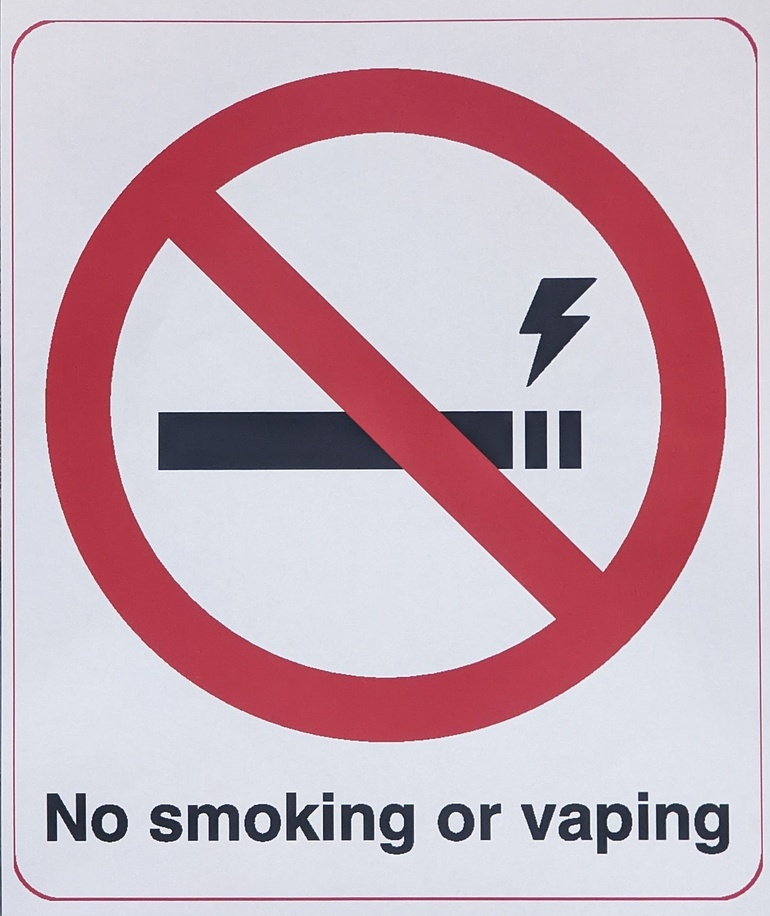
#> input picture ml/img/normalisation/gold standard.jpg, 770 x 916 px, shrunk from 1990 x 2366 before the run, found by its file name
$ jupyter execute normalisation.ipynb
#> lines starting #> are read from the running program, lines starting #| are printed output that depends on the picture; long printed decimals are rounded
[cell 1]
import os
import cv2
from skimage import io
from skimage.metrics import structural_similarity
import matplotlib.pyplot as plt
import numpy as np

[cell 2]
normPath = 'C:\\Users\\killi\\Computing work\\trains\\trainvis\\ml\\img\\normalisation'
gold = cv2.imread(os.path.join(normPath, 'gold standard.jpg'))
#> gold is the input picture: shape (916, 770, 3); mean B, G, R 185.4, 174.2, 200.8

ims = [io.imread(os.path.join(normPath, i)) for i in os.listdir(normPath) if 'gold standard' not in os.path.basename(i)]
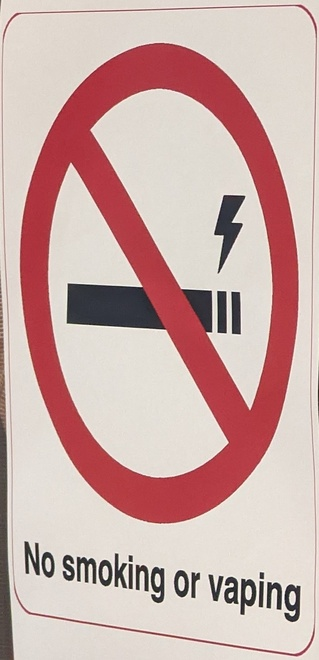
#> input picture ml/img/normalisation/img1.jpg, 319 x 660 px, shrunk from 825 x 1706 before the run, found by its file name
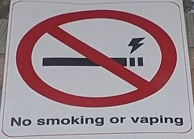
#> input picture ml/img/normalisation/img2.jpg, 194 x 139 px, shrunk from 500 x 359 before the run, found by its file name

greyGold = cv2.cvtColor(gold, cv2.COLOR_BGR2GRAY)
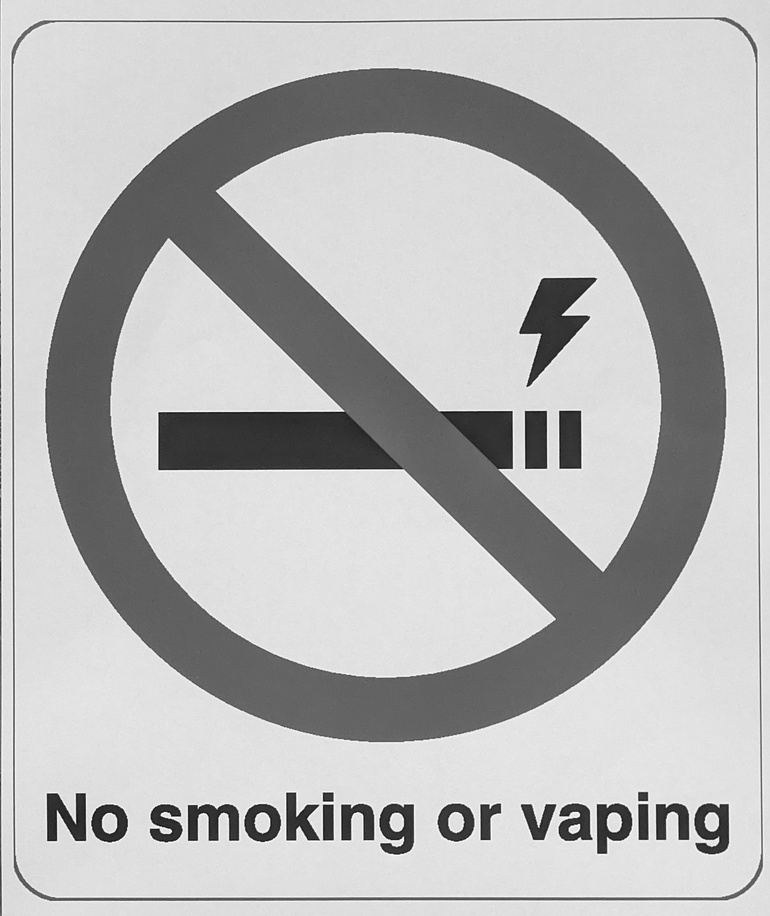
#> greyGold: shape (916, 770); min 8, max 255, mean 183.4
greyIms = [cv2.cvtColor(i, cv2.COLOR_BGR2GRAY) for i in ims]
#> greyIms = 2 items

# greyGold = cv2.imread(os.path.join(normPath, 'gold standard.jpg'), cv2.IMREAD_GRAYSCALE)
# greyIms = [io.imread(os.path.join(normPath, i), cv2.IMREAD_GRAYSCALE) for i in os.listdir(normPath) if 'gold standard' not in os.path.basename(i)]

[cell 3]
# [17 lines left out: function BFMatch, not called in this run]

[cell 4]
# [40 lines left out: function BFMatchNorm, not called in this run]

    # plt.imshow(found)
    # plt.show()

[cell 5]
## Using ORB for feature mapping

GOOD_MATCH_PERCENT = 0.2

# assumes im1 and im2 are greyscale
def alignImagesORB(im1, im2):

  # # Convert images to grayscale
  # im1Gray = cv2.cvtColor(im1, cv2.COLOR_BGR2GRAY)
  # im2Gray = cv2.cvtColor(im2, cv2.COLOR_BGR2GRAY)

  # Detect ORB features and compute descriptors.
  orb = cv2.ORB_create() # turn off cap with no args create(MAX_FEATURES), increases accuracy tradeoff time
  keypoints1, descriptors1 = orb.detectAndCompute(im1, None)
  keypoints2, descriptors2 = orb.detectAndCompute(im2, None)

  # Match features.
  # matcher = cv2.DescriptorMatcher_create(cv2.DESCRIPTOR_MATCHER_BRUTEFORCE_HAMMING)
  # matches = matcher.match(descriptors1, descriptors2, None)

  bf = cv2.BFMatcher_create(cv2.NORM_HAMMING2, crossCheck=False)
  matches = bf.match(descriptors1, descriptors2)

  # [6 lines of commented-out code are left out]
  matches = list(matches) # for non knn matches

  # Sort matches by score
  matches.sort(key=lambda x: x.distance, reverse=False)

  # Remove not so good matches
  numGoodMatches = int(len(matches) * GOOD_MATCH_PERCENT)
  matches = matches[:numGoodMatches]

  # Draw top matches
  imMatches = cv2.drawMatches(im1, keypoints1, im2, keypoints2, matches, None)
  # cv2.imwrite("matches.jpg", imMatches)
  plt.imshow(imMatches)
  plt.show()

  # Extract location of good matches
  points1 = np.zeros((len(matches), 2), dtype=np.float32)
  points2 = np.zeros((len(matches), 2), dtype=np.float32)

  for i, match in enumerate(matches):
    points1[i, :] = keypoints1[match.queryIdx].pt
    points2[i, :] = keypoints2[match.trainIdx].pt

  # Find homography
  h, mask = cv2.findHomography(points1, points2, cv2.RANSAC)

  # Use homography
  height, width = im2.shape # also expected channels but shape only returns (x,y) o well
  im1Reg = cv2.warpPerspective(im1, h, (width, height))

  return im1Reg, h

[cell 6]
def dumbWarp(query, gold):
    qh, qw = query.shape
    gh, gw = gold.shape

    # top-left, top-right, bottom-right, bottom-left
    queryCorners = np.array([[0,0], [qw,0], [qw,qh], [0,qh]], np.int32)
    goldCorners = np.array([[0,0], [gw,0], [gw,gh], [0,gh]], np.int32)

    queryPts = np.float32(queryCorners)
    goldPts = np.float32(goldCorners)

    M = cv2.getPerspectiveTransform(queryPts, goldPts)
    warped = cv2.warpPerspective(query, M, (gw, gh))
    return warped

[cell 7]
for ind, im in enumerate(greyIms):
  print(f"Transform from img-{ind + 1}.jpg to Gold:")
  print(f"Image before Warping: ")
  plt.imshow(im)
  plt.show()
  warpCorrected = dumbWarp(im, greyGold)
  print(f"Image After dumb-warping, feature matched to gold standard: ")
  res, homo = alignImagesORB(warpCorrected, greyGold)

  (dscore, diff) = structural_similarity(warpCorrected, greyGold, full=True)
  (ascore, diff) = structural_similarity(res, greyGold, full=True)
  print(f'Dumb warp, gold Standard SSIM: {dscore}')
  print(f'Smart warp, gold Standard SSIM: {ascore}')
  print(f"Image smart-warped to feature matches: ")
  plt.imshow(res)
  plt.show()
#> this loop made 2 passes
#> (ind, qh in dumbWarp, qw in dumbWarp, gh in dumbWarp, gw in dumbWarp, queryPts in dumbWarp, goldPts in dumbWarp, M in dumbWarp) on passes 1 to 2: (0, 660, 319, 916, 770, [[0, 0], [319, 0], [319, 660], [0, 660]], [[0, 0], [770, 0], [770, 916], [0, 916]], [[2.41, 0, 0], [0, 1.39, 0], [0, 0, 1]]), (1, 139, 194, 916, 770, [[0, 0], [194, 0], [194, 139], [0, 139]], [[0, 0], [770, 0], [770, 916], [0, 916]], [[3.97, 0, 0], [0, 6.59, 0], [0, 0, 1]])
#| Transform from img-1.jpg to Gold:
#| Image before Warping:
#| Image After dumb-warping, feature matched to gold standard:
#| Dumb warp, gold Standard SSIM: 0.7017
#| Smart warp, gold Standard SSIM: 0.7688
#| Image smart-warped to feature matches:
#| Transform from img-2.jpg to Gold:
#| Image before Warping:
#| Image After dumb-warping, feature matched to gold standard:
#| Dumb warp, gold Standard SSIM: 0.5907
#> (further printed lines are left out)
#> pass 1, `plt.show()`:
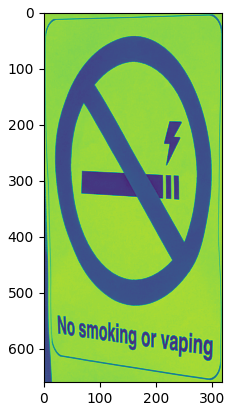
#> figure drawn by matplotlib, 1 panel
#> pass 1, in alignImagesORB, `imMatches = cv2.drawMatches(im1, keypoints1, im2, keypoints2, matches,..`:
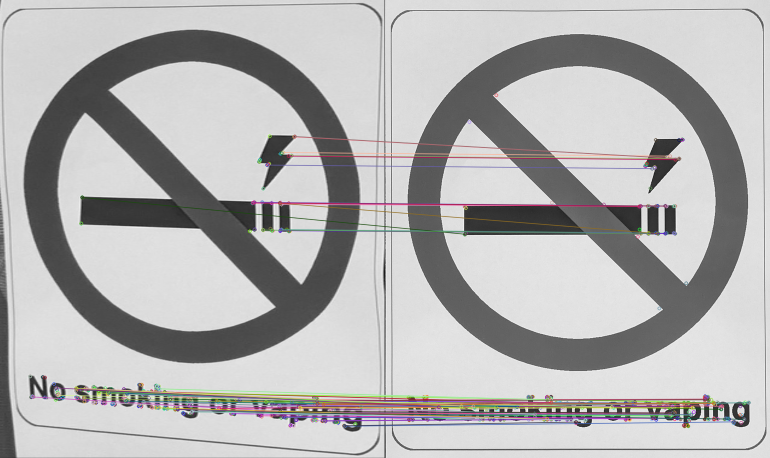
#> imMatches: shape (916, 1540, 3) (shown at 1/2 size); mean of channels 0, 1, 2 177.8, 177.8, 178.7; drawn as B, G, R
#> pass 1, in alignImagesORB, `im1Reg = cv2.warpPerspective(im1, h, (width, height))`:
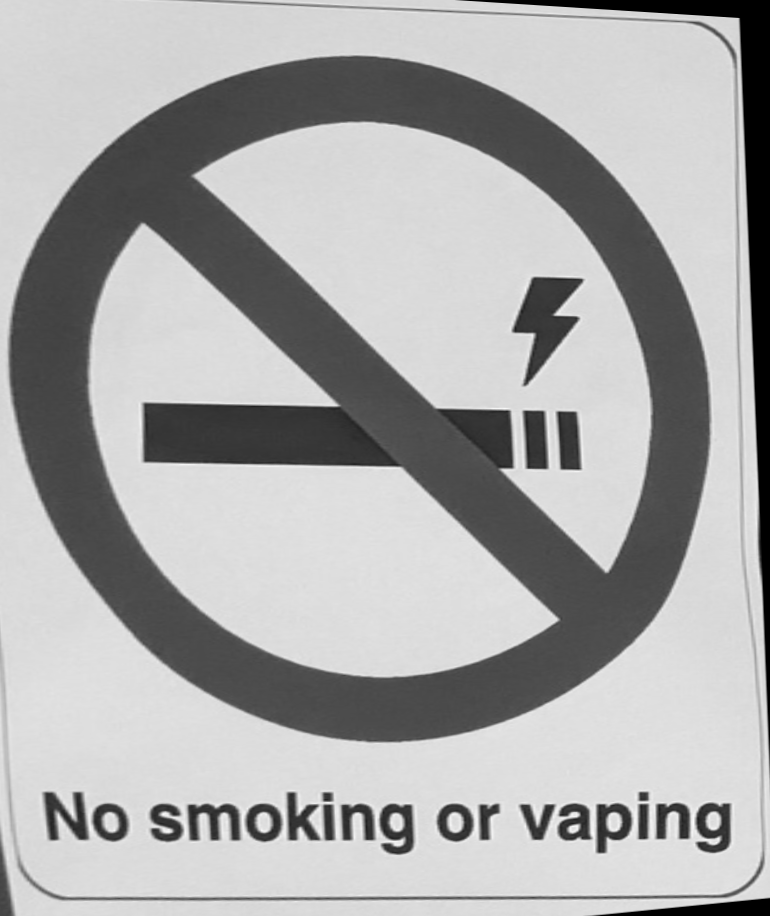
#> im1Reg: shape (916, 770); min 0, max 252, mean 169.5
#> pass 1, `(dscore, diff) = structural_similarity(warpCorrected, greyGold, full=T..`:
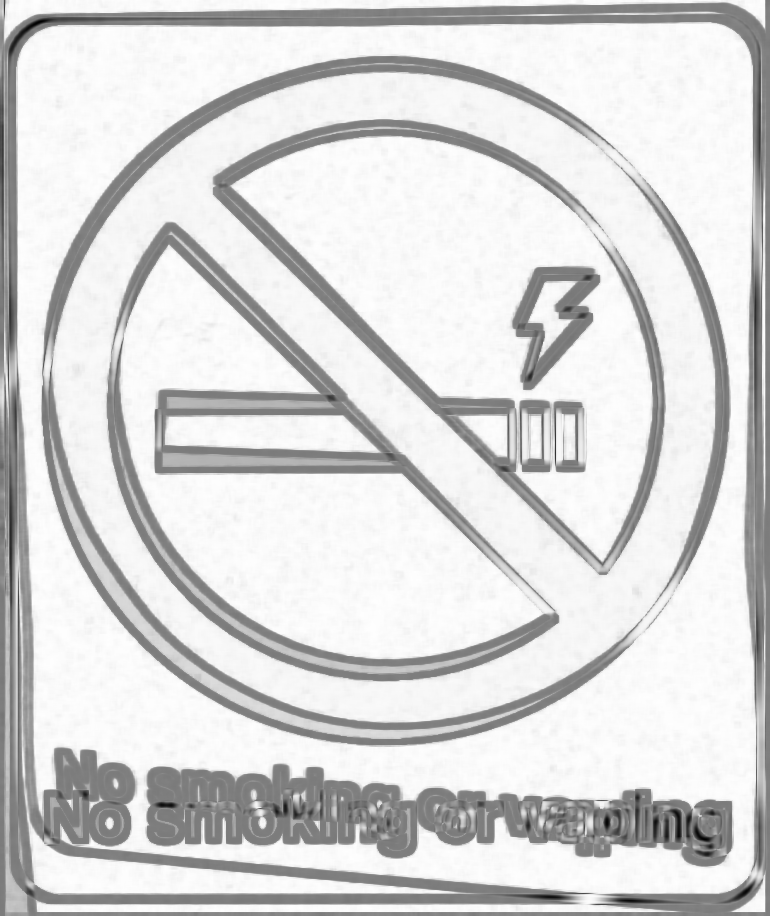
#> diff: shape (916, 770) float64; min -0.941, max 0.996, mean 0.695; drawn with min black and max white
#> after the loop:
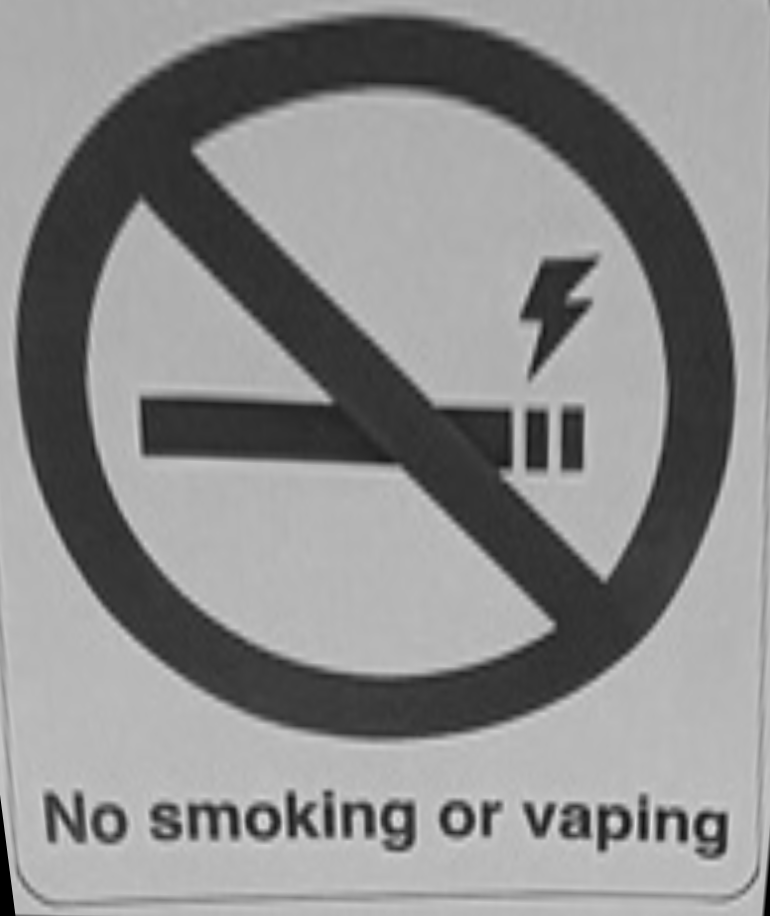
#> res: shape (916, 770); min 0, max 226, mean 139.1
#> after the loop:
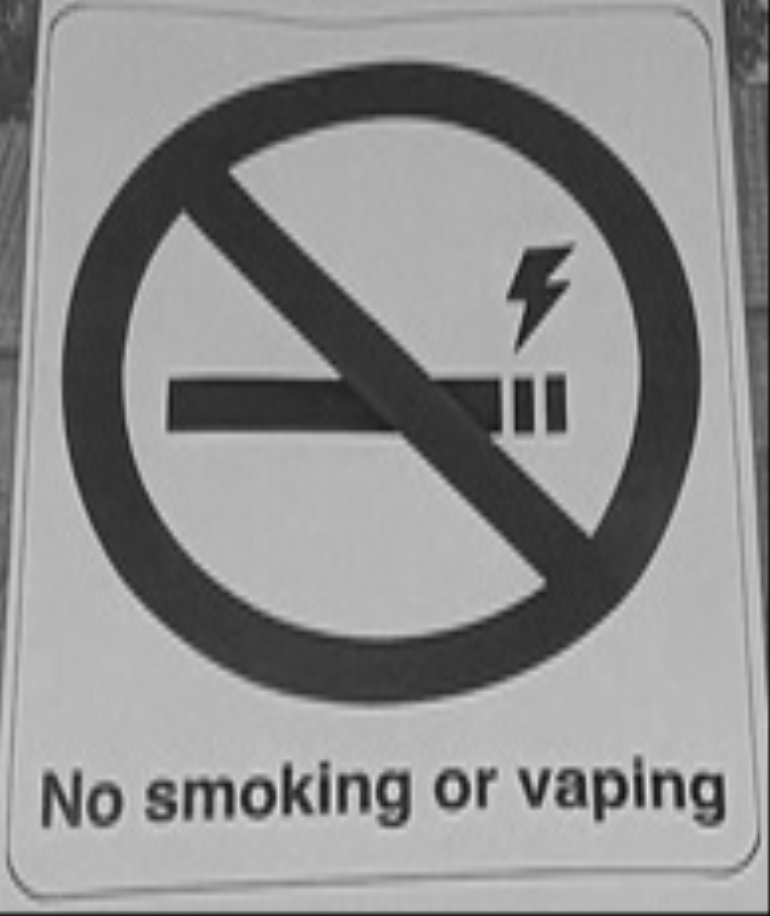
#> warpCorrected: shape (916, 770); min 7, max 229, mean 142.5
